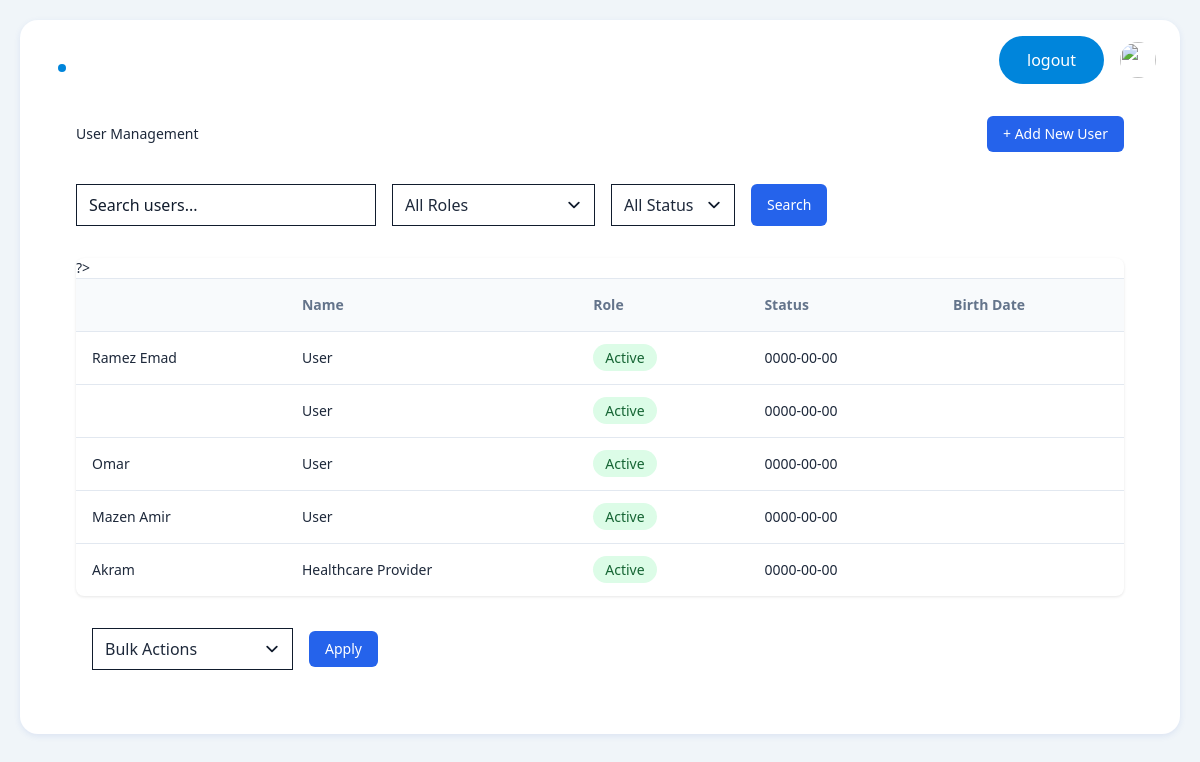
Page /Views/Admin_dashboard.php (signed in) on the earlier database version.
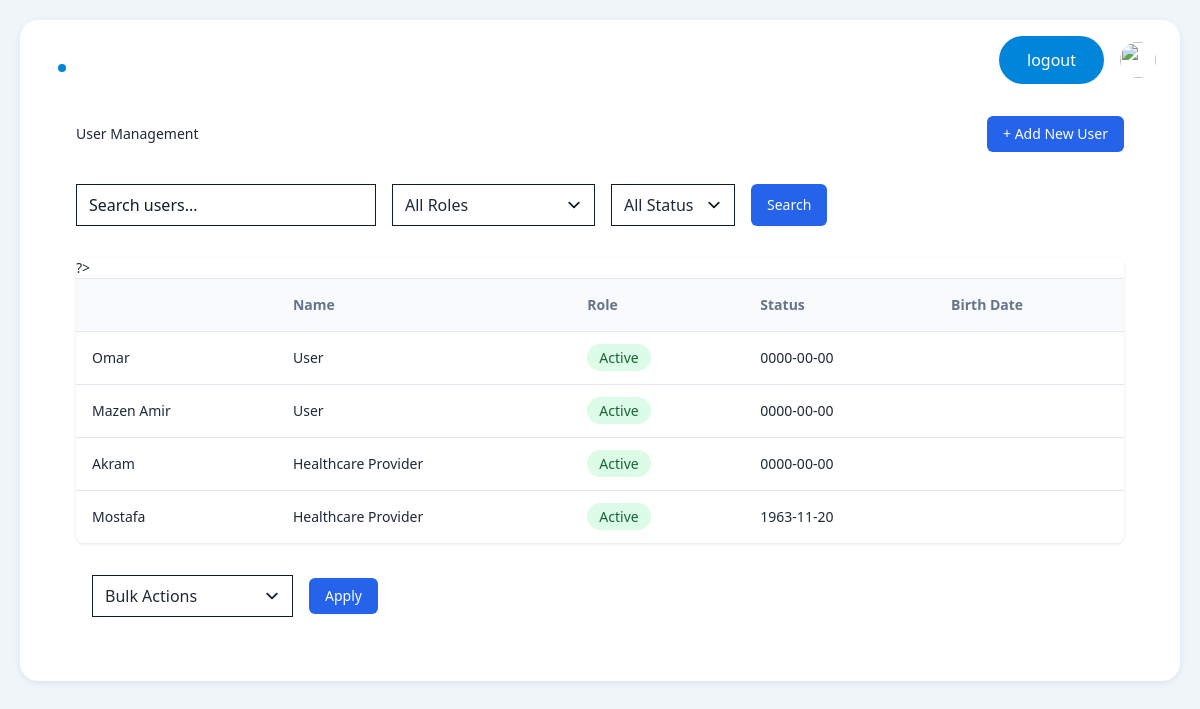
Same page on the later database version.
### tables this page shows
CREATE TABLE `users` (
  `id` int(11) NOT NULL,
  `name` varchar(100) NOT NULL,
  `password` varchar(255) NOT NULL,
  `email` varchar(255) NOT NULL,
  `birthdate` date NOT NULL,
  `gender` varchar(10) NOT NULL,
  `phone` varchar(20) NOT NULL
);

CREATE TABLE `healthcare` (
  `id` int(11) NOT NULL,
  `name` varchar(100) NOT NULL,
  `password` varchar(255) NOT NULL,
  `email` varchar(255) NOT NULL,
  `birthdate` date NOT NULL,
  `gender` varchar(10) NOT NULL,
  `phone` varchar(20) NOT NULL
);

### db/dp.php (called while the page is built, shortened)
<?php
class DBh {
    private $servername;
    private $username;
    private $password;
    private $dbname;
    private $conn;
    public function __construct() {
        $this->servername = DB_SERVER;
        $this->username = DB_USER;
        $this->password = DB_PASS;
        $this->dbname = DB_DATABASE;
    }
    private function connect() {
        $this->conn = new mysqli($this->servername, $this->username, $this->password, $this->dbname);
    }
    private function initializeDatabase() {
        $sql = "CREATE DATABASE IF NOT EXISTS $this->dbname";
    }
    public function query($sql) {
        if (!empty($sql)) {
            return $this->conn->query($sql);
        }
        return false;
    }
}
?>

### Controllers/AdminController.php (called while the page is built, shortened)
<?php
require_once '../db/dp.php';
class AdminController extends Controller{
	private $db;
    public function __construct() {
        $this->db = new DBh();
    }
	public function getAllUsers() {
        $users = [];
        $sqlUsers = "SELECT *, 'User' as role FROM users";
        $resultUsers = $this->db->query($sqlUsers);
        while ($row = $resultUsers->fetch_assoc()) {
            $row['status'] = 'Active';
            $row['registration_date'] = $row['birthdate'];
            $users[] = $row;
        }
        $sqlHealthcare = "SELECT *, 'Healthcare Provider' as role FROM healthcare";
        $resultHealthcare = $this->db->query($sqlHealthcare);
        while ($row = $resultHealthcare->fetch_assoc()) {
            $row['status'] = 'Active';
            $row['registration_date'] = $row['birthdate'];
            $users[] = $row;
        }
        return $users;
    }
}
?>

### Views/Admin_dashboard.php (the view, shortened to what the changed rows need)
<!DOCTYPE html>
<html lang="en">
<head>
</head>
<head>
<link rel="stylesheet" href="https://cdn.jsdelivr.net/npm/@tabler/icons-webfont@2.44.0/tabler-icons.min.css">
<link rel="stylesheet" href="/Medira/Media/css/theme.css"" />
</head>
<body class=" bg-surface">
	<main>
		<div id="main-wrapper" class=" flex p-5 xl:pr-0 min-h-screen">
			<div class=" w-full page-wrapper xl:px-6 px-0 ">
				<main class="h-full  max-w-full">
					<div class="container full-container p-0 flex flex-col gap-6">
				<header class=" bg-white shadow-md rounded-md w-full text-sm py-4 px-6">
<body>
        <div class="main-content">
            <div class="header">
                <h1>User Management</h1>
            </div>
            <div class="users-table">
                <table>
                    <thead>
                        <tr>
                            <th></th>
                            <th>Name</th>
                            <th>Role</th>
                            <th>Status</th>
                            <th>Birth Date</th>
                        </tr>
                    </thead>
                    <tbody>
                      <?php
require_once '../Controllers/AdminController.php';
$controller = new AdminController();
$users = $controller->getAllUsers();
foreach ($users as $user) {
    $userId = htmlspecialchars($user['id']);
    $userName = htmlspecialchars($user['name']);
    $userRole = htmlspecialchars($user['role']);
    echo "<tr data-userid='{$userId}' data-role='{$userRole}'>";
    echo "<td>     {$userName}</td>";
    echo "<td>      {$userRole}</td>";
    echo "<td><span class='status-badge status-active'>" . htmlspecialchars($user['status']) . "</span></td>";
    echo "<td>" . htmlspecialchars($user['registration_date']) . "</td>";
    echo "<td></td>";
    echo "</tr>";
}
?>
                    </tbody>
                </table>
            </div>
        </div>
    </div>
<link rel="stylesheet" href="https://cdn.jsdelivr.net/npm/@tabler/icons-webfont@2.44.0/tabler-icons.min.css">
</body>
</html>

Differences in the rows shown:
removed users: name "Ramez Emad", userRole "User", status "Active", birthdate "0000-00-00"
removed users: userRole "User", status "Active", birthdate "0000-00-00"
added healthcare: name "Mostafa", userRole "Healthcare Provider", status "Active", birthdate "1963-11-20"
